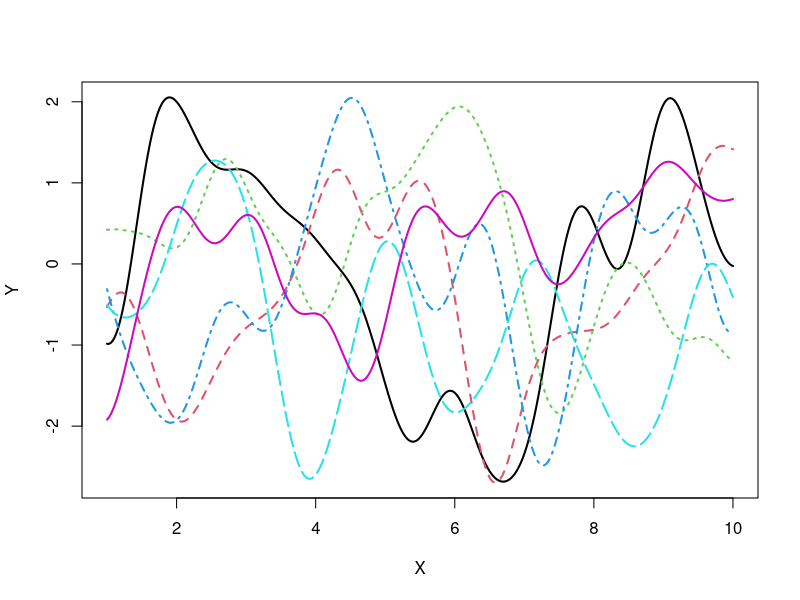
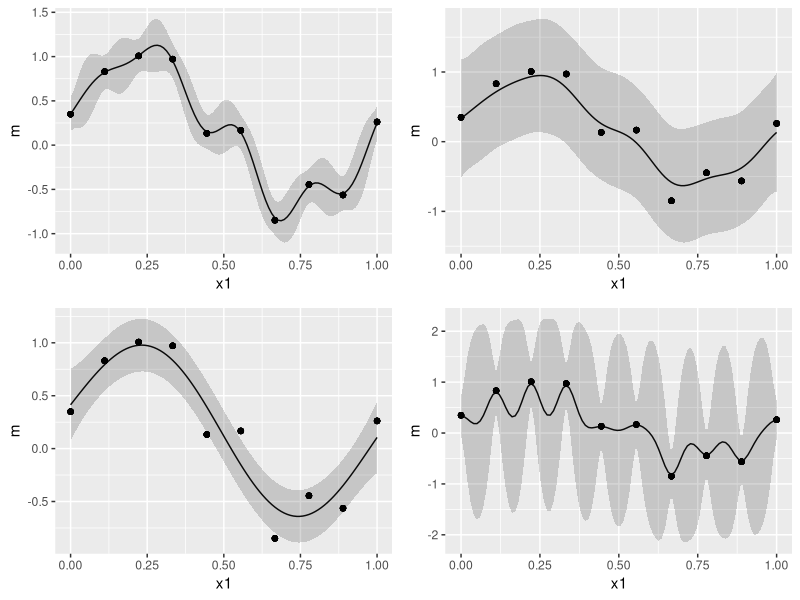
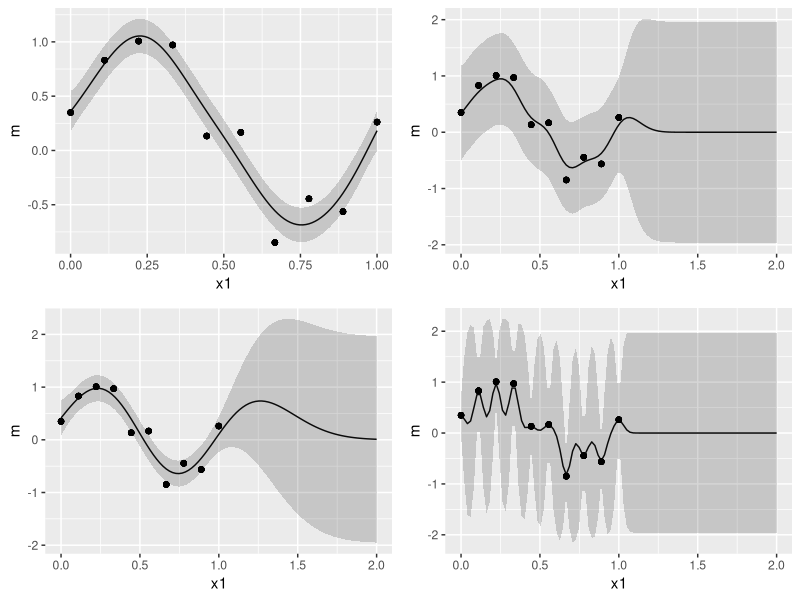

The R script that drew these images, in order:
## ---- chunk 1
knitr::opts_chunk$set(echo = TRUE)
## ---- chunk 2
# Define Kernel function
Kernel_Mat <- function(X,sigma,beta){
  N <- NROW(X)
  K <- matrix(0,N,N)
  for (i in 1:N) {
    for (k in 1:N) {
      if(i==k) kdelta = 1 else kdelta = 0
      K[i,k] <- K[k,i] <- exp(-t(X[i,]-X[k,])%*%(X[i,]-X[k,])/(2*sigma^2)) + beta^{-1}*kdelta
    }
  }
  return(K)
}

N <- 10 # max value of X
M <- 1000 # sample size
X <- matrix(seq(1,N,length=M),M,1) # create X
testK <- Kernel_Mat(X,0.5,1e+18) # calc kernel matrix

library(MASS)

P <- 6 # num of sample path
Y <- matrix(0,M,P) # define Y

for(i in 1:P){
  Y[,i] <- mvrnorm(n=1,rep(0,M),testK) # sample Y
}

# Plot
matplot(x=X,y=Y,type = "l",lwd = 2)

## ---- chunk 3
library(ggplot2)
library(grid)

# 1.Gaussian Process Regression

# PRML's synthetic data set
curve_fitting <- data.frame(
  x=c(0.000000,0.111111,0.222222,0.333333,0.444444,0.555556,0.666667,0.777778,0.888889,1.000000),
  t=c(0.349486,0.830839,1.007332,0.971507,0.133066,0.166823,-0.848307,-0.445686,-0.563567,0.261502))

f <- function(beta, sigma, xmin, xmax, input, train) {
  kernel <- function(x1, x2) exp(-(x1-x2)^2/(2*sigma^2)); # define Kernel function
  K <- outer(input, input, kernel); # calc gram matrix
  C_N <- K + diag(length(input))/beta
  m <- function(x) (outer(x, input, kernel) %*% solve(C_N) %*% train) # coditiona mean 
  m_sig <- function(x)(kernel(x,x) - diag(outer(x, input, kernel) %*% solve(C_N) %*% t(outer(x, input, kernel)))) #conditional variance
  x <- seq(xmin,xmax,length=100)
  output <- ggplot(data.frame(x1=x,m=m(x),sig1=m(x)+1.96*sqrt(m_sig(x)),sig2=m(x)-1.96*sqrt(m_sig(x)),
                              tx=input,ty=train),
                   aes(x=x1,y=m)) + 
    geom_line() +
    geom_ribbon(aes(ymin=sig1,ymax=sig2),alpha=0.2) +
    geom_point(aes(x=tx,y=ty))
  return(output)
}

grid.newpage() # make a palet
pushViewport(viewport(layout=grid.layout(2, 2))) # divide the palet into 2 by 2
print(f(100,0.1,0,1,curve_fitting$x,curve_fitting$t), vp=viewport(layout.pos.row=1, layout.pos.col=1))
print(f(4,0.10,0,1,curve_fitting$x,curve_fitting$t), vp=viewport(layout.pos.row=1, layout.pos.col=2))
print(f(25,0.30,0,1,curve_fitting$x,curve_fitting$t), vp=viewport(layout.pos.row=2, layout.pos.col=1))
print(f(25,0.030,0,1,curve_fitting$x,curve_fitting$t), vp=viewport(layout.pos.row=2, layout.pos.col=2)) 
## ---- chunk 4
grid.newpage() # make a palet
pushViewport(viewport(layout=grid.layout(2, 2))) # divide the palet into 2 by 2
print(f(100,0.1,0,2,curve_fitting$x,curve_fitting$t), vp=viewport(layout.pos.row=1, layout.pos.col=1)) 
print(f(4,0.10,0,2,curve_fitting$x,curve_fitting$t), vp=viewport(layout.pos.row=1, layout.pos.col=2)) 
print(f(25,0.30,0,2,curve_fitting$x,curve_fitting$t), vp=viewport(layout.pos.row=2, layout.pos.col=1))
print(f(25,0.030,0,2,curve_fitting$x,curve_fitting$t), vp=viewport(layout.pos.row=2, layout.pos.col=2)) 

## ---- chunk 5

g <- function(xmin, xmax, input, train){
  # initial value
  beta = 100
  b = 1
  a = 1
  learning_rate = 0.1
  itermax <- 1000
  if (class(input) == "numeric"){
    N <- length(input)
  } else
  {
    N <- NROW(input)
  }
  kernel <- function(x1, x2) a*exp(-0.5*b*(x1-x2)^2); # define kernel
  derivative_a <- function(x1,x2) exp(-0.5*b*(x1-x2)^2)
  derivative_b <- function(x1,x2) -0.5*a*(x1-x2)^2*exp(-0.5*b*(x1-x2)^2)
  dloglik_a <- function(C_N,y,x1,x2) {
    -sum(diag(solve(C_N)%*%outer(input, input, derivative_a)))+t(y)%*%solve(C_N)%*%outer(input, input, derivative_a)%*%solve(C_N)%*%y 
  }
  dloglik_b <- function(C_N,y,x1,x2) {
    -sum(diag(solve(C_N)%*%outer(input, input, derivative_b)))+t(y)%*%solve(C_N)%*%outer(input, input, derivative_b)%*%solve(C_N)%*%y 
  }
  # loglikelihood function
  likelihood <- function(b,a,x,y){
    kernel <- function(x1, x2) a*exp(-0.5*b*(x1-x2)^2)
    K <- outer(x, x, kernel)
    C_N <- K + diag(N)/beta
    itermax <- 1000
    l <- -1/2*log(det(C_N)) - N/2*(2*pi) - 1/2*t(y)%*%solve(C_N)%*%y
    return(l)
  }
  K <- outer(input, input, kernel) 
  C_N <- K + diag(N)/beta
  for (i in 1:itermax){
    kernel <- function(x1, x2) a*exp(-b*(x1-x2)^2)
    derivative_b <- function(x1,x2) -0.5*a*(x1-x2)^2*exp(-0.5*b*(x1-x2)^2)
    dloglik_b <- function(C_N,y,x1,x2) {
      -sum(diag(solve(C_N)%*%outer(input, input, derivative_b)))+t(y)%*%solve(C_N)%*%outer(input, input, derivative_b)%*%solve(C_N)%*%y 
    }
    K <- outer(input, input, kernel) # calc gram matrix
    C_N <- K + diag(N)/beta
    l <- 0
    if(abs(l-likelihood(b,a,input,train))<0.0001&i>2){
      break
    }else{
      a <- as.numeric(a + learning_rate*dloglik_a(C_N,train,input,input))
      b <- as.numeric(b + learning_rate*dloglik_b(C_N,train,input,input))
    }
    l <- likelihood(b,a,input,train)
  }
  K <- outer(input, input, kernel)
  C_N <- K + diag(length(input))/beta
  m <- function(x) (outer(x, input, kernel) %*% solve(C_N) %*% train)  
  m_sig <- function(x)(kernel(x,x) - diag(outer(x, input, kernel) %*% solve(C_N) %*% t(outer(x, input, kernel))))
  x <- seq(xmin,xmax,length=100)
  output <- ggplot(data.frame(x1=x,m=m(x),sig1=m(x)+1.96*sqrt(m_sig(x)),sig2=m(x)-1.96*sqrt(m_sig(x)),
                              tx=input,ty=train),
                   aes(x=x1,y=m)) + 
    geom_line() +
    geom_ribbon(aes(ymin=sig1,ymax=sig2),alpha=0.2) +
    geom_point(aes(x=tx,y=ty))
  return(output)
}

print(g(0,1,curve_fitting$x,curve_fitting$t), vp=viewport(layout.pos.row=1, layout.pos.col=1))


